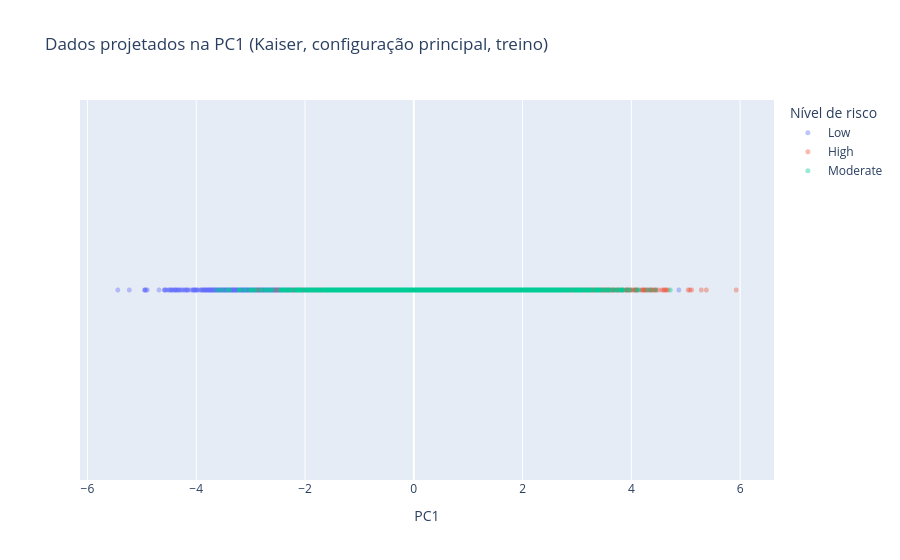
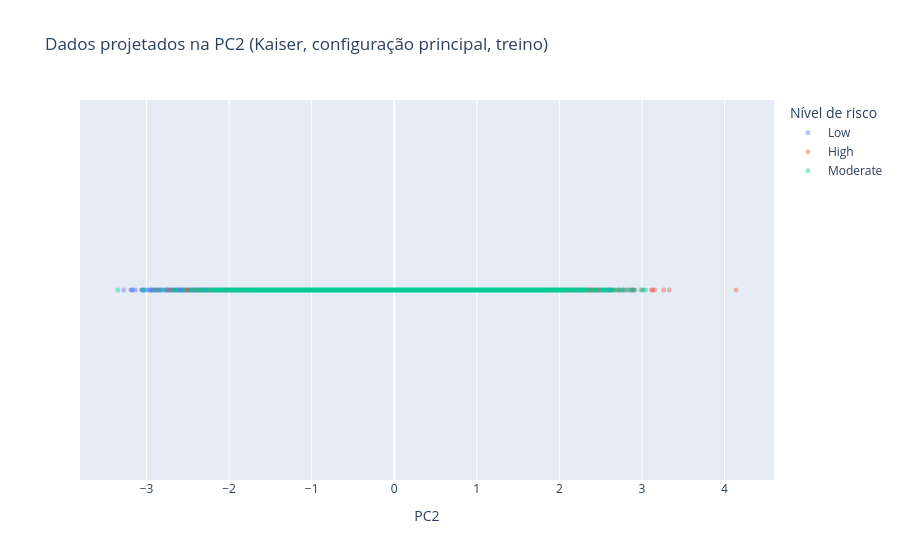
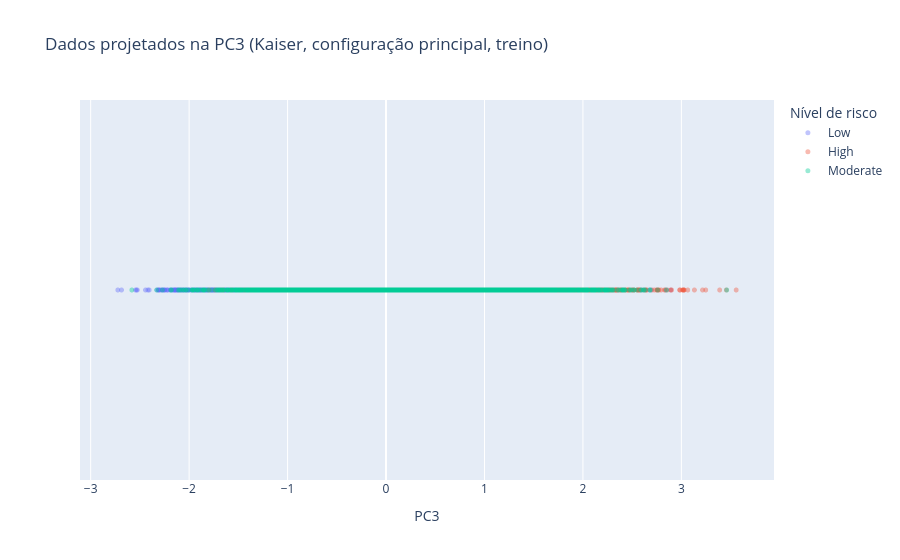

Notebook code cell kept with these figures, in order:
### Markdown cell above
# Vamos agora avaliar a dispersão nas mesmas 3 dimens~eos sugeridas pelo critério de Kaiser mas a 1D

### Code cell
import numpy as np
import pandas as pd
import plotly.express as px
from sklearn.decomposition import PCA

# Critério de Kaiser: PC1, PC2 e PC3 (D = 3)
D = 3
pca3 = PCA(n_components=D)
X_D = pca3.fit_transform(X_PCA)   # X_PCA = X_train_z (configuração principal, 8 features)

nomes = [f"PC{i}" for i in range(1, D + 1)]
df_pcad = pd.DataFrame(X_D, columns=nomes)
df_pcad["risco"] = y_train.values

# Uma projeção 1D por componente de Kaiser
for pc in nomes:
    fig = px.scatter(
        df_pcad,
        x=pc,
        y=np.zeros(len(df_pcad)),
        color="risco",
        labels={pc: pc, "y": "", "risco": "Nível de risco"},
        title=f"Dados projetados na {pc} (Kaiser, configuração principal, treino)"
    )

    # Marcadores pequenos e transparentes, porque há 10 500 pontos
    fig.update_traces(marker_size=5, opacity=0.4)

    # Remover o eixo y, que não tem informação
    fig.update_yaxes(visible=False, showticklabels=False, showgrid=False, zeroline=False)
    fig.show()

### Figure 1 — Plotly figure (JSON) as saved in the notebook; plotly's stock layout.template omitted (floating-point values rounded to 4 significant figures; data arrays with more than 128 entries replaced by an {"elided": "..."} marker saying what was removed)
{"data": [{"hovertemplate": "Nível de risco=Low<br>PC1=%{x}<br>=%{y}<extra></extra>", "legendgroup": "Low", "marker": {"color": "#636efa", "size": 5, "symbol": "circle"}, "mode": "markers", "name": "Low", "opacity": 0.4, "showlegend": true, "type": "scattergl", "x": {"elided": "6300 float values"}, "xaxis": "x", "y": {"elided": "6300 float values"}, "yaxis": "y"}, {"hovertemplate": "Nível de risco=High<br>PC1=%{x}<br>=%{y}<extra></extra>", "legendgroup": "High", "marker": {"color": "#EF553B", "size": 5, "symbol": "circle"}, "mode": "markers", "name": "High", "opacity": 0.4, "showlegend": true, "type": "scattergl", "x": {"elided": "1575 float values"}, "xaxis": "x", "y": {"elided": "1575 float values"}, "yaxis": "y"}, {"hovertemplate": "Nível de risco=Moderate<br>PC1=%{x}<br>=%{y}<extra></extra>", "legendgroup": "Moderate", "marker": {"color": "#00cc96", "size": 5, "symbol": "circle"}, "mode": "markers", "name": "Moderate", "opacity": 0.4, "showlegend": true, "type": "scattergl", "x": {"elided": "2625 float values"}, "xaxis": "x", "y": {"elided": "2625 float values"}, "yaxis": "y"}], "layout": {"legend": {"title": {"text": "Nível de risco"}, "tracegroupgap": 0}, "title": {"text": "Dados projetados na PC1 (Kaiser, configuração principal, treino)"}, "xaxis": {"anchor": "y", "domain": [0, 1], "title": {"text": "PC1"}}, "yaxis": {"anchor": "x", "domain": [0, 1], "showgrid": false, "showticklabels": false, "title": {"text": ""}, "visible": false, "zeroline": false}}}

### Figure 2 — Plotly figure (JSON) as saved in the notebook; plotly's stock layout.template omitted (floating-point values rounded to 4 significant figures; data arrays with more than 128 entries replaced by an {"elided": "..."} marker saying what was removed)
{"data": [{"hovertemplate": "Nível de risco=Low<br>PC2=%{x}<br>=%{y}<extra></extra>", "legendgroup": "Low", "marker": {"color": "#636efa", "size": 5, "symbol": "circle"}, "mode": "markers", "name": "Low", "opacity": 0.4, "showlegend": true, "type": "scattergl", "x": {"elided": "6300 float values"}, "xaxis": "x", "y": {"elided": "6300 float values"}, "yaxis": "y"}, {"hovertemplate": "Nível de risco=High<br>PC2=%{x}<br>=%{y}<extra></extra>", "legendgroup": "High", "marker": {"color": "#EF553B", "size": 5, "symbol": "circle"}, "mode": "markers", "name": "High", "opacity": 0.4, "showlegend": true, "type": "scattergl", "x": {"elided": "1575 float values"}, "xaxis": "x", "y": {"elided": "1575 float values"}, "yaxis": "y"}, {"hovertemplate": "Nível de risco=Moderate<br>PC2=%{x}<br>=%{y}<extra></extra>", "legendgroup": "Moderate", "marker": {"color": "#00cc96", "size": 5, "symbol": "circle"}, "mode": "markers", "name": "Moderate", "opacity": 0.4, "showlegend": true, "type": "scattergl", "x": {"elided": "2625 float values"}, "xaxis": "x", "y": {"elided": "2625 float values"}, "yaxis": "y"}], "layout": {"legend": {"title": {"text": "Nível de risco"}, "tracegroupgap": 0}, "title": {"text": "Dados projetados na PC2 (Kaiser, configuração principal, treino)"}, "xaxis": {"anchor": "y", "domain": [0, 1], "title": {"text": "PC2"}}, "yaxis": {"anchor": "x", "domain": [0, 1], "showgrid": false, "showticklabels": false, "title": {"text": ""}, "visible": false, "zeroline": false}}}

### Figure 3 — Plotly figure (JSON) as saved in the notebook; plotly's stock layout.template omitted (floating-point values rounded to 4 significant figures; data arrays with more than 128 entries replaced by an {"elided": "..."} marker saying what was removed)
{"data": [{"hovertemplate": "Nível de risco=Low<br>PC3=%{x}<br>=%{y}<extra></extra>", "legendgroup": "Low", "marker": {"color": "#636efa", "size": 5, "symbol": "circle"}, "mode": "markers", "name": "Low", "opacity": 0.4, "showlegend": true, "type": "scattergl", "x": {"elided": "6300 float values"}, "xaxis": "x", "y": {"elided": "6300 float values"}, "yaxis": "y"}, {"hovertemplate": "Nível de risco=High<br>PC3=%{x}<br>=%{y}<extra></extra>", "legendgroup": "High", "marker": {"color": "#EF553B", "size": 5, "symbol": "circle"}, "mode": "markers", "name": "High", "opacity": 0.4, "showlegend": true, "type": "scattergl", "x": {"elided": "1575 float values"}, "xaxis": "x", "y": {"elided": "1575 float values"}, "yaxis": "y"}, {"hovertemplate": "Nível de risco=Moderate<br>PC3=%{x}<br>=%{y}<extra></extra>", "legendgroup": "Moderate", "marker": {"color": "#00cc96", "size": 5, "symbol": "circle"}, "mode": "markers", "name": "Moderate", "opacity": 0.4, "showlegend": true, "type": "scattergl", "x": {"elided": "2625 float values"}, "xaxis": "x", "y": {"elided": "2625 float values"}, "yaxis": "y"}], "layout": {"legend": {"title": {"text": "Nível de risco"}, "tracegroupgap": 0}, "title": {"text": "Dados projetados na PC3 (Kaiser, configuração principal, treino)"}, "xaxis": {"anchor": "y", "domain": [0, 1], "title": {"text": "PC3"}}, "yaxis": {"anchor": "x", "domain": [0, 1], "showgrid": false, "showticklabels": false, "title": {"text": ""}, "visible": false, "zeroline": false}}}
